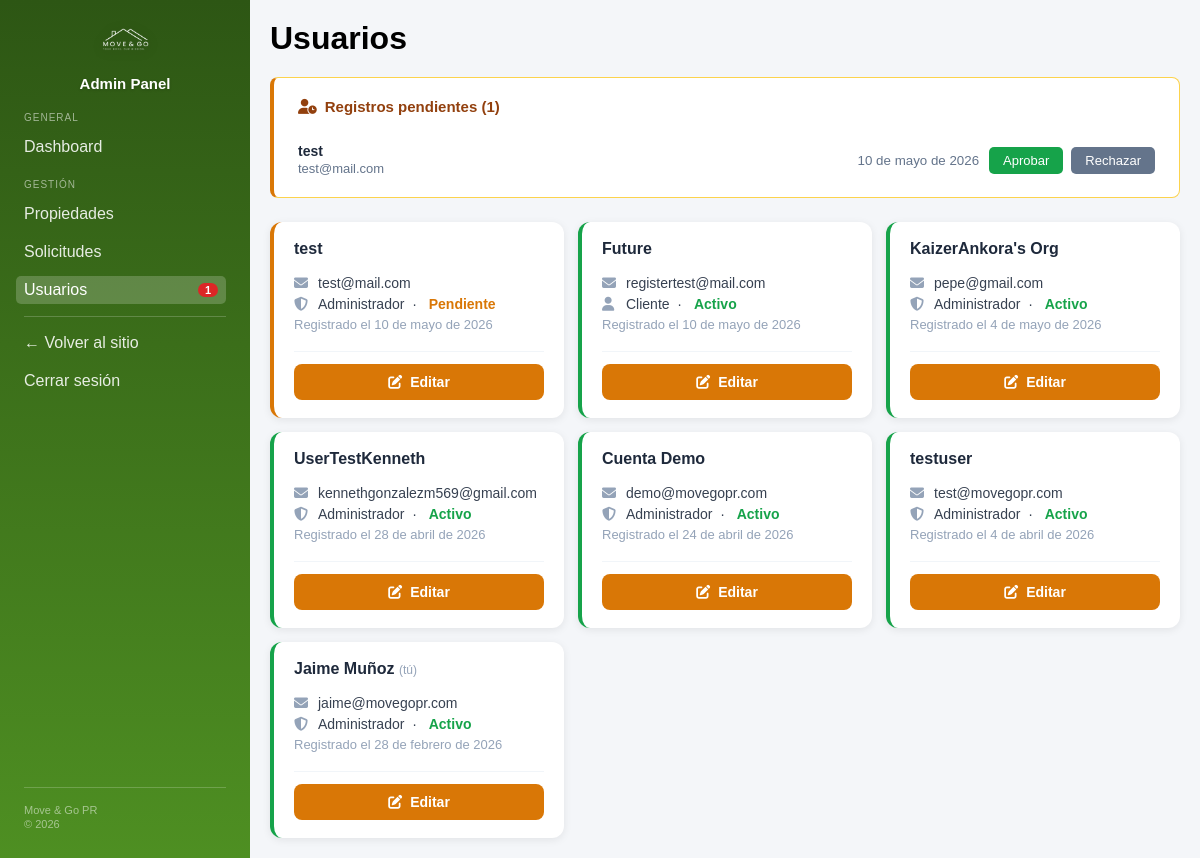
Page /dashboard.php?section=users (signed in) on the committed database.
### tables this page shows
CREATE TABLE `users` (
  `id` bigint(20) UNSIGNED NOT NULL,
  `name` varchar(100) DEFAULT NULL,
  `email` varchar(254) NOT NULL,
  `password_hash` varchar(255) NOT NULL,
  `role` enum('customer','admin') NOT NULL DEFAULT 'customer',
  `status` enum('pending','active','rejected') NOT NULL DEFAULT 'pending',
  `created_at` timestamp NOT NULL DEFAULT current_timestamp()
);

### includes/users_panel.php (the view, shortened to what this page needs)
<?php
$action  = $_GET['action'] ?? 'list';
function user_status_label($status) {
    $map = ['active' => ['#16a34a','Activo'], 'pending' => ['#d97706','Pendiente'], 'rejected' => ['#dc2626','Rechazado']];
    [$color, $label] = $map[$status] ?? ['#94a3b8', $status];
    return "<span style='color:{$color}; font-weight:600;'>{$label}</span>";
}
function user_role_label($role) {
    return $role === 'admin' ? 'Administrador' : 'Cliente';
}
function format_date_es_users($date_str) {
    $meses = ['enero','febrero','marzo','abril','mayo','junio','julio','agosto','septiembre','octubre','noviembre','diciembre'];
    $d = new DateTime($date_str);
    return $d->format('j') . ' de ' . $meses[(int)$d->format('n') - 1] . ' de ' . $d->format('Y');
}
?>
<?php if ($action === 'list'): ?>
    <div class="panel-header">
        <h1 style="margin:0;">Usuarios</h1>
    </div>
    <?php
    $pending_users = $pdo->query(
        "SELECT id, name, email, created_at FROM users WHERE status = 'pending' ORDER BY created_at ASC"
    )->fetchAll(PDO::FETCH_ASSOC);
    ?>
    <?php if (!empty($pending_users)): ?>
    <div class="pending-card">
        <h3><i class="fa-solid fa-user-clock" style="margin-right:8px;"></i>Registros pendientes (<?= count($pending_users) ?>)</h3>
        <?php foreach ($pending_users as $pu): ?>
        <div class="pending-item">
            <div class="pending-item-info">
                <strong><?= htmlspecialchars($pu['name']) ?></strong>
                <small><?= htmlspecialchars($pu['email']) ?></small>
            </div>
            <?php if (!empty($pu['created_at'])): ?>
            <small style="color:#64748b;"><?= format_date_es_users($pu['created_at']) ?></small>
            <?php endif; ?>
            <div class="pending-item-actions">
                <form method="POST" style="display:inline;">
                    <button type="submit" class="btn-approve">Aprobar</button>
                </form>
                <form method="POST" style="display:inline;"
                      onsubmit="return confirm('¿Rechazar el registro de <?= htmlspecialchars(addslashes($pu['name'])) ?>?');">
                    <button type="submit" class="btn-reject-soft">Rechazar</button>
                </form>
            </div>
        </div>
        <?php endforeach; ?>
    </div>
    <?php endif; ?>
    <?php
    $all_users = $pdo->query(
        "SELECT id, name, email, role, status, created_at FROM users ORDER BY created_at DESC"
    )->fetchAll(PDO::FETCH_ASSOC);
    ?>
    <?php if (empty($all_users)): ?>
        <div class="card" style="cursor:default;">
            <p style="color:#888; text-align:center;">No hay usuarios registrados.</p>
        </div>
    <?php else: ?>
        <div class="user-grid">
            <?php foreach ($all_users as $u): ?>
            <div class="user-card" data-status="<?= $u['status'] ?>">
                <p class="user-card-name">
                    <?= htmlspecialchars($u['name']) ?>
                    <?php if ((int)$u['id'] === (int)$_SESSION['user_id']): ?>
                        <span style="font-size:12px; color:#94a3b8; font-weight:400;"> (tú)</span>
                    <?php endif; ?>
                </p>
                <p class="user-card-row">
                    <i class="fa-solid fa-envelope"></i>
                    <?= htmlspecialchars($u['email']) ?>
                </p>
                <p class="user-card-row">
                    <i class="fa-solid fa-<?= $u['role'] === 'admin' ? 'shield-halved' : 'user' ?>"></i>
                    <?= user_role_label($u['role']) ?>
                    &nbsp;·&nbsp;
                    <?= user_status_label($u['status']) ?>
                </p>
                <p class="user-card-row" style="color:#94a3b8; font-size:13px;">
                    Registrado el <?= format_date_es_users($u['created_at']) ?>
                </p>
                <div class="user-card-footer">
                    <a href="dashboard.php?section=users&action=edit&id=<?= $u['id'] ?>" class="btn-edit-user">
                        <i class="fa-solid fa-pen-to-square"></i> Editar
                    </a>
                </div>
            </div>
            <?php endforeach; ?>
        </div>
    <?php endif; ?>
<?php endif; ?>

### css/admin.css (style rules this page uses)
*, *::before, *::after { box-sizing: border-box; }
body { margin: 0; font-family: Arial, sans-serif; background-color: #f4f6f9; }
.user-grid { display: grid; grid-template-columns: repeat(auto-fill, minmax(255px, 1fr)); gap: 14px; }
.user-card { background: white; border-radius: 12px; padding: 18px 20px; box-shadow: 0 2px 8px rgba(0,0,0,0.08); border-left: 4px solid #e2e8f0; display: flex; flex-direction: column; gap: 5px; transition: box-shadow 0.2s, transform 0.15s; }
.user-card[data-status="active"] { border-left-color: #16a34a; }
.user-card[data-status="pending"] { border-left-color: #d97706; }
.user-card-name { font-weight: 700; font-size: 16px; color: #1e293b; margin: 0 0 12px; }
.user-card-row { font-size: 14px; color: #374151; margin: 0; display: flex; align-items: center; gap: 8px; }
.user-card-row i { width: 16px; color: #94a3b8; flex-shrink: 0; }
.user-card-footer { margin-top: 14px; padding-top: 12px; border-top: 1px solid #f1f5f9; }
.btn-edit-user { display: flex; align-items: center; justify-content: center; gap: 8px; width: 100%; background: #d97706; color: white; border-radius: 8px; padding: 10px; text-decoration: none; font-size: 14px; font-weight: 600; transition: background 0.2s, transform 0.15s; box-sizing: border-box; }

### includes/users_panel.php (style rules this page uses)
.panel-header { display: flex; justify-content: space-between; align-items: center; margin-bottom: 20px; }
.btn-approve { background: #16a34a; color: white; padding: 6px 14px; border: none; border-radius: 5px; font-size: 13px; cursor: pointer; }
.btn-reject-soft { background: #64748b; color: white; padding: 6px 14px; border: none; border-radius: 5px; font-size: 13px; cursor: pointer; }
.pending-card { background: white; border: 1px solid #fcd34d; border-left: 4px solid #d97706; border-radius: 8px; padding: 20px 24px; margin-bottom: 24px; }
.pending-card h3 { margin: 0 0 16px; color: #92400e; font-size: 15px; }
.pending-item { display: flex; align-items: center; justify-content: space-between; padding: 12px 0; border-bottom: 1px solid #fef3c7; flex-wrap: wrap; gap: 10px; }
.pending-item:last-child { border-bottom: none; padding-bottom: 0; }
.pending-item-info { flex: 1; min-width: 180px; }
.pending-item-info strong { display: block; color: #1e293b; font-size: 14px; }
.pending-item-info small { color: #64748b; font-size: 13px; }
.pending-item-actions { display: flex; gap: 8px; flex-wrap: wrap; }

### rows in the picture
users: name "test", email "test@mail.com", created_at "10 de mayo de 2026", role "Administrador", label "Pendiente"
users: name "Future", email "registertest@mail.com", role "Cliente", label "Activo", created_at "10 de mayo de 2026"
users: name "KaizerAnkora's Org", email "pepe@gmail.com", role "Administrador", label "Activo", created_at "4 de mayo de 2026"
users: name "UserTestKenneth", email "kennethgonzalezm569@gmail.com", role "Administrador", label "Activo", created_at "28 de abril de 2026"
users: name "Cuenta Demo", email "demo@movegopr.com", role "Administrador", label "Activo", created_at "24 de abril de 2026"
users: name "testuser", email "test@movegopr.com", role "Administrador", label "Activo", created_at "4 de abril de 2026"
users: name "Jaime Muñoz", shows "(tú)", email "jaime@movegopr.com", role "Administrador", label "Activo", created_at "28 de febrero de 2026"

### other values in the picture
$pending_user_count "1"
count($pending_users) "1"
